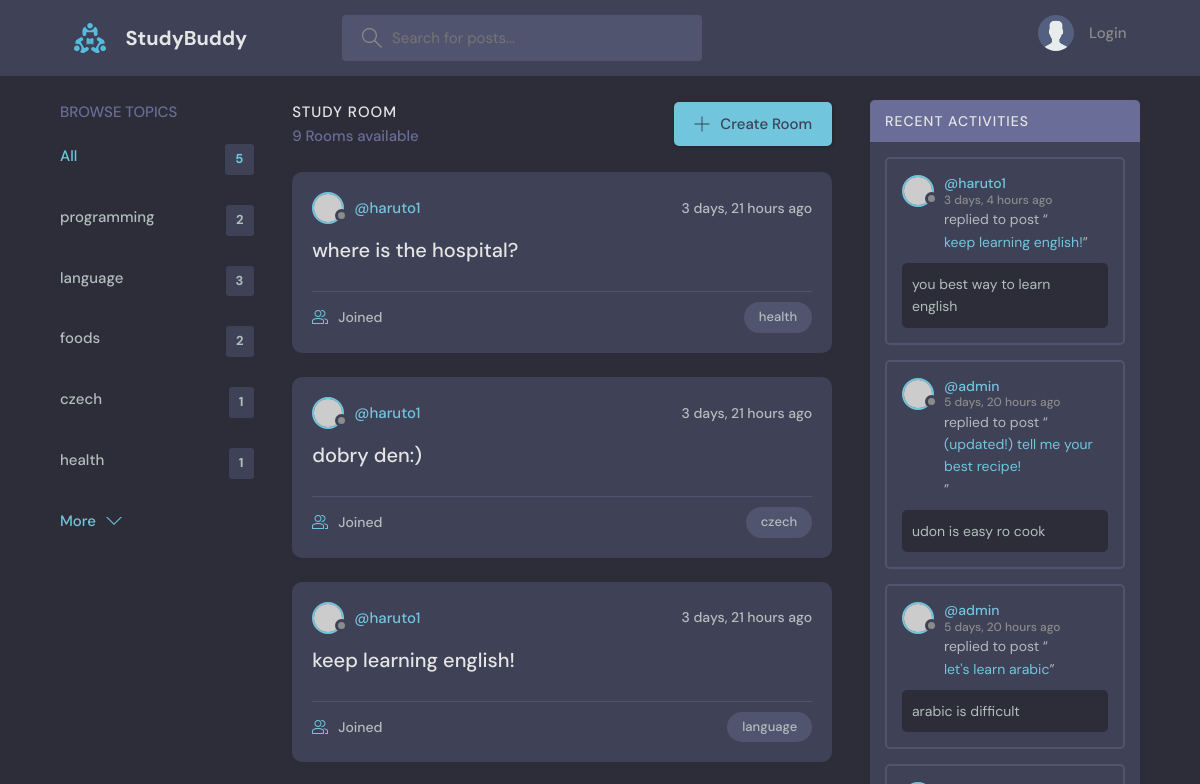
Before: / (upper part) with the older database file.
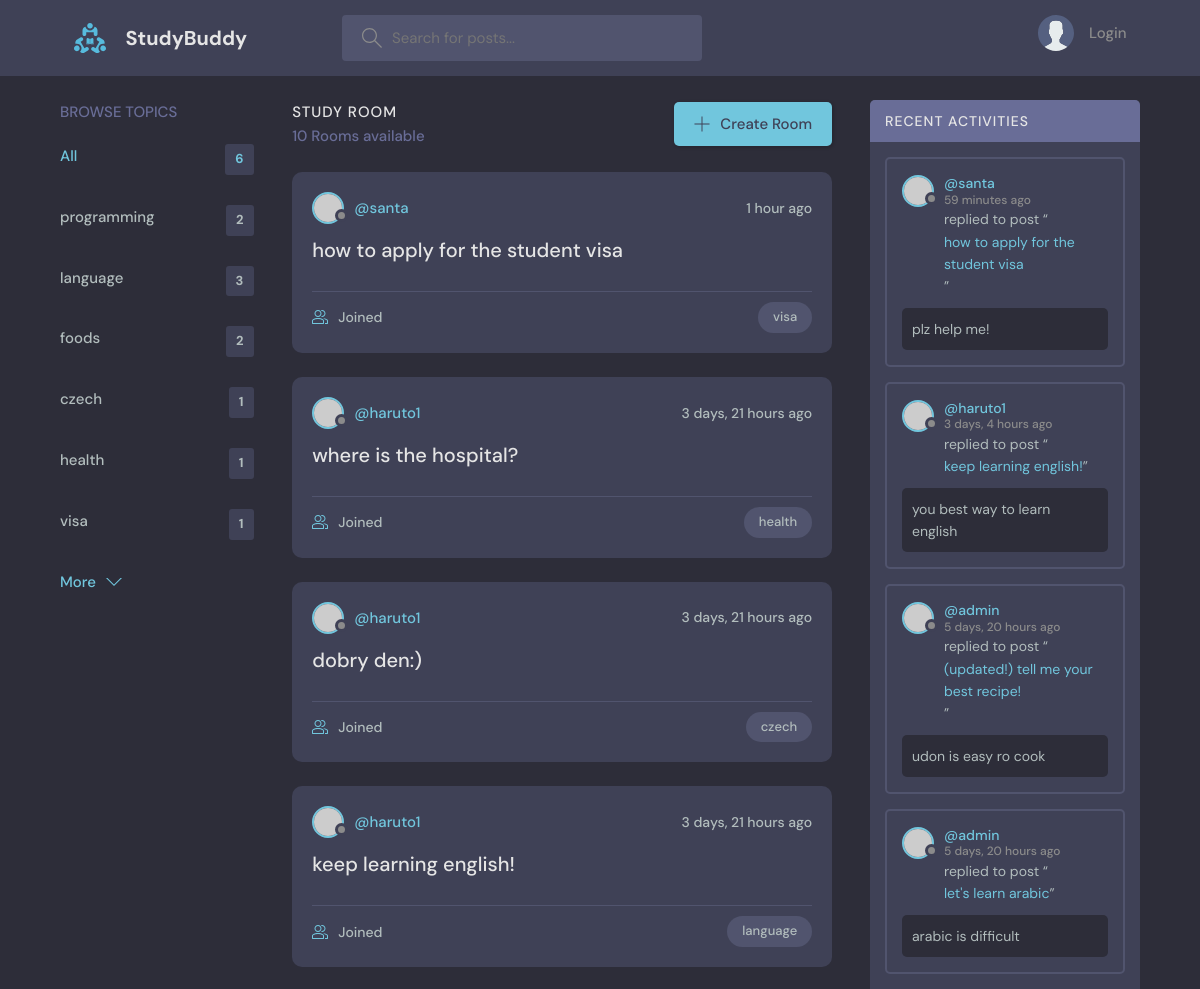
After: the same page with the newer database file.
### base/models.py (models this page shows, shortened)
class Topic(models.Model):
    name = models.CharField(max_length=100)

class Room(models.Model):
    host = models.ForeignKey(User, on_delete=models.SET_NULL, null=True)
    topic = models.ForeignKey(Topic, on_delete=models.SET_NULL, null=True)
    name = models.CharField(max_length=100)
    description = models.TextField(null=True, blank=True)
    participants = models.ManyToManyField(User, related_name='participants', blank=True)
    updated = models.DateTimeField(auto_now=True)
    created = models.DateTimeField(auto_now_add=True)
    class Meta:
        ordering = ['-updated', '-created'] # descending order
    def __str__(self):
        return self.name

class Message(models.Model):
    user = models.ForeignKey(User, on_delete=models.CASCADE)  # one-to-many relationship
    room = models.ForeignKey(Room, on_delete=models.CASCADE)  # one-to-many relationship
    body = models.TextField()
    updated = models.DateTimeField(auto_now=True)
    created = models.DateTimeField(auto_now_add=True)
    class Meta:
        ordering = ['-updated', '-created'] # descending order

### base/views.py (the view)
# urls.py: path('', views.home, name='home'),
def home(request):
    q = request.GET.get('q') if request.GET.get('q') != None else ''
    rooms = Room.objects.all().filter(
        Q(topic__name__icontains=q) |
        Q(name__icontains=q) |
        Q(description__icontains=q)
        )
    topics = Topic.objects.all()
    room_count = rooms.count()
    room_messages = Message.objects.filter(Q(room__topic__name__icontains=q))
    context = {
        'rooms': rooms,
        'topics': topics,
        'room_count': room_count,
        'room_messages': room_messages,
    }
    return render(request, 'base/home.html', context)

### base/templates/base/home.html (shortened to what this page needs)
{% extends 'main.html' %}
{% block content %}
    <main class="layout layout--3">
      <div class="container">
        {% include 'base/topics_component.html' %}
        <div class="roomList">
          <div class="roomList__header">
            <div>
              <h2>Study Room</h2>
              <p>{{room_count}} Rooms available</p>
            </div>
            <a class="btn btn--main" href="{% url 'create-room' %}">
              <svg version="1.1" xmlns="http://www.w3.org/2000/svg" width="32" height="32" viewBox="0 0 32 32">
                <title>add</title>
                <path
                  d="M16.943 0.943h-1.885v14.115h-14.115v1.885h14.115v14.115h1.885v-14.115h14.115v-1.885h-14.115v-14.115z"
                ></path>
              </svg>
              Create Room
            </a>
          </div>
          {% include 'base/feed_component.html' %}
        </div>
        {% include 'base/activity_component.html' %}
      </div>
    </main>
  {% endblock content %}

### base/templates/base/topics_component.html
<div class="topics">
    <div class="topics__header">
      <h2>Browse Topics</h2>
    </div>
    <ul class="topics__list">
      <li>
        <a href="{% url 'home' %}" class="active">All <span>{{topics.count}}</span></a>
      </li>
      {% for topic in topics %}
      <li>
        <a href="{% url 'home' %}?q={{topic.name}}">{{topic.name}}<span>{{topic.room_set.all.count}}</span></a>
      </li>
      {% endfor %}
    </ul>
    <a class="btn btn--link" href="topics.html">
      More
      <svg version="1.1" xmlns="http://www.w3.org/2000/svg" width="32" height="32" viewBox="0 0 32 32">
        <title>chevron-down</title>
        <path d="M16 21l-13-13h-3l16 16 16-16h-3l-13 13z"></path>
      </svg>
    </a>
  </div>

### base/templates/base/feed_component.html (shortened to what this page needs)
{% for room in rooms %}
<div class="roomListRoom">
    <div class="roomListRoom__header">
      <a href="{% url 'user-profile' room.host.id %}" class="roomListRoom__author">
        <div class="avatar avatar--small">
          <img src="https://randomuser.me/api/portraits/women/11.jpg" />
        </div>
        <span>@{{room.host.username}}</span>
      </a>
      <div class="roomListRoom__actions">
        <span>{{room.created|timesince}} ago</span>
      </div>
    </div>
    <div class="roomListRoom__content">
      <a href="{% url 'room' room.id %}">{{room.name}}</a>
    </div>
    <div class="roomListRoom__meta">
      <a href="{% url 'room' room.id %}" class="roomListRoom__joined">
        {{room.participants.count.all.count}} Joined
      </a>
      <p class="roomListRoom__topic">{{room.topic.name}}</p>
    </div>
  </div>
  {% endfor %}

### base/templates/base/activity_component.html (shortened to what this page needs)
<div class="activities">
    <div class="activities__header">
      <h2>Recent Activities</h2>
    </div>
    {% for message in room_messages %}
    <div class="activities__box">
      <div class="activities__boxHeader roomListRoom__header">
        <a href="{% url 'user-profile' message.user.id %}" class="roomListRoom__author">
          <div class="avatar avatar--small">
            <img src="https://randomuser.me/api/portraits/women/11.jpg" />
          </div>
          <p>
            @{{message.user}}
            <span>{{message.created | timesince}} ago</span>
          </p>
        </a>
      </div>
      <div class="activities__boxContent">
        <p>replied to post “<a href="{% url 'room' message.room.id %}">{{message.room}}</a>”</p>
        <div class="activities__boxRoomContent">
            {{message.body}}
        </div>
      </div>
    </div>
    {% endfor %}
  </div>

Changed rows visible on the page:
added Topic: name "visa", room_set.all.count "1"
added Room: host.username "santa", created "1 hour", name "how to apply for the student visa", topic.name "visa"
added Message: user "santa", created "59 minutes", room "how to apply for the student visa", body "plz help me!"
Other visible differences:
{{ topics.count }}: "5" → "6"
{{ room_count }}: "9" → "10"
